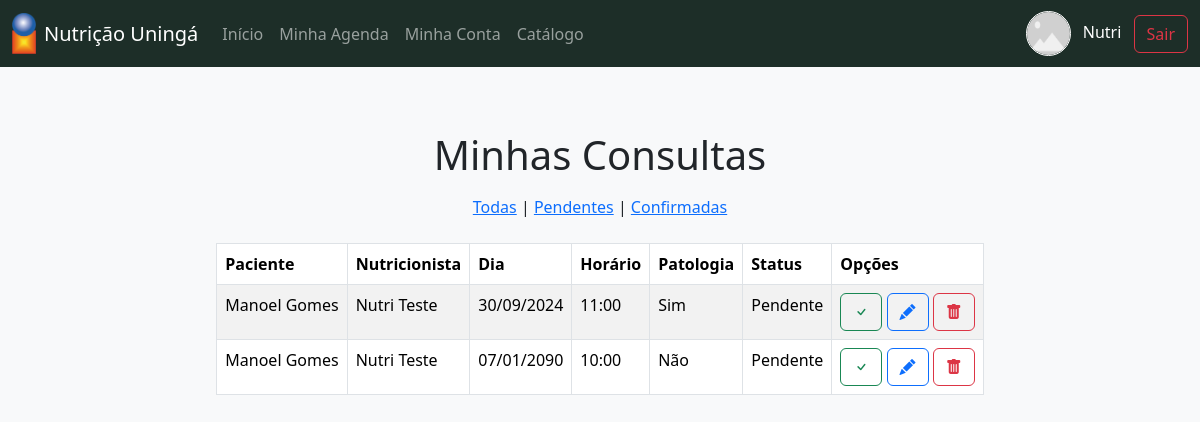
Page /agendamento/nutricionista/minha_agenda/ (signed in) on the earlier database version.
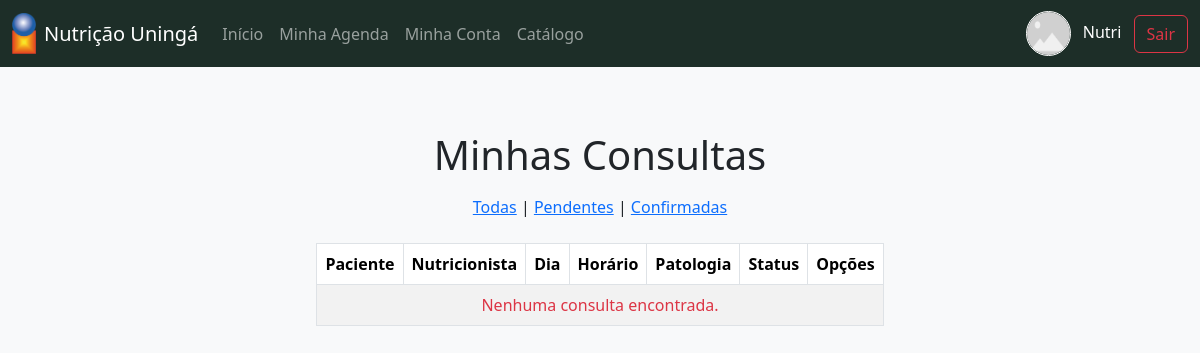
Same page on the later database version.
### login/models.py (models this page shows, shortened)
class User(AbstractUser):
    is_cliente = models.BooleanField(default=False)
    is_nutricionista = models.BooleanField(default=False)
    username = models.CharField(unique=True, max_length=50, null=True, blank=True)
    email = models.EmailField(unique=True)
    foto = models.ImageField(null=True, blank=True, upload_to="foto_usuario/")
    data_nascimento = models.DateField(null=False, blank=False, default='2000-01-01')
    USERNAME_FIELD = 'email'
    REQUIRED_FIELDS = ['username', 'first_name', 'last_name']
    class Meta:
        verbose_name = 'Usuario'
        verbose_name_plural = 'Usuarios'
        permissions = [
            ("cliente", "Pode visitar sua pagina de cliente"),
            ("nutricionista", "Pode visitar sua pagina de nutricionista"),
        ]

class Cliente(models.Model):
    user = models.OneToOneField(User, on_delete=models.CASCADE)
    class Meta:
        verbose_name = 'Cliente'
        verbose_name_plural = 'Clientes'
    def __str__(self):
        return f'{self.user.first_name} {self.user.last_name}'

class Nutricionista(models.Model):
    user = models.OneToOneField(User, on_delete=models.CASCADE)
    class Meta:
        verbose_name = 'Nutricionista'
        verbose_name_plural = 'Nutricionistas'
    def __str__(self):
        return f'{self.user.first_name} {self.user.last_name}'

### agendamento/models.py (models this page shows)
class Agendamento(models.Model):
    cliente = ForeignKey(Cliente, on_delete=models.CASCADE, related_name='agendamento', default=1)
    nutricionista = ForeignKey(Nutricionista, on_delete=models.CASCADE,  related_name='agendamento', default=1)
    dia = models.DateField()
    horario = models.TimeField()
    status = models.CharField(max_length=20, choices=[
        ('Pendente', 'Pendente'),
        ('Confirmado', 'Confirmado'),
        ('Cancelado', 'Cancelado')
        ],
        default='Pendente',
    )
    tem_patologia = models.BooleanField(default=False)
    class Meta:
        verbose_name = "Agendamento"
        verbose_name_plural = "Agendamentos"

### agendamento/views.py (the view)
# urls.py: path('nutricionista/minha_agenda/', views.minha_agenda, name='minha_agenda'),
@login_required
@permission_required('login.nutricionista')
def minha_agenda(request):
    status_filtro = request.GET.get('status')
    if status_filtro:
        consultas = Agendamento.objects.filter(
            status=status_filtro,
            nutricionista=request.user.nutricionista
        )
    else:
        consultas = Agendamento.objects.filter(
            nutricionista=request.user.nutricionista
        ).order_by('dia')
    return render(
        request,
        'agendamento/nutricionista/minha_agenda.html',
        {'consultas': consultas}
    )

### agendamento/templates/agendamento/nutricionista/minha_agenda.html (shortened to what this page needs)
{% extends "base_nutricionista.html" %}
{% load static %}
{% block styles %}
    <link rel="stylesheet" href="{% static "css/agendamento/pagina_inicial.css" %}">
{% endblock styles %}
{% block conteudo %}
    <main class="container d-flex flex-column align-items-center gap-2" style="margin-top: 4rem;">
        <h1>Minhas Consultas</h1>
        <div>
            <a href="?">Todas</a> |
            <a href="?status=Pendente">Pendentes</a> |
            <a href="?status=Confirmado">Confirmadas</a>
        </div>
        {% include "partials/agendamento/nutricionista/tabela_consultas.html" %}
    </main>
{% endblock conteudo %}

### agendamento/templates/base_nutricionista.html (shortened to what this page needs)
{% load static %}
<!doctype html>
<html lang="pt-br">
    <head>
        <link href="https://cdn.jsdelivr.net/npm/bootstrap@5.3.3/dist/css/bootstrap.min.css" rel="stylesheet">
        <link rel="stylesheet" href="https://cdn.jsdelivr.net/npm/bootstrap-icons@1.11.3/font/bootstrap-icons.min.css">
        <link rel="stylesheet" href="{% static "css/style.css" %}">
        <link rel="stylesheet" href="{% static "css/header.css" %}">
        {% block styles %}{% endblock styles %}
    </head>
    <body class="bg-light">
        {% include "partials/agendamento/header_nutricionista.html" %}
        {% block conteudo %}{% endblock conteudo %}
    </body>
</html>

### agendamento/templates/partials/agendamento/header_nutricionista.html (shortened to what this page needs)
{% load static %}
<header class="header-principal">
    <nav class="nav-principal navbar navbar-expand-lg" data-bs-theme="dark">
        <div class="container-fluid">
            <a class="navbar-brand d-flex justify-content-center align-items-center gap-2" href="{% url "home" %}">
                <img src="{% static "img/logo_uninga.png" %}" width="24px" alt="Logo Uningá">
                Nutrição Uningá
            </a>
            <div class="collapse navbar-collapse" id="navbarSupportedContent">
                <ul class="navbar-nav me-auto mb-2 mb-lg-0">
                    <li class="nav-item">
                        <a class="nav-link" href="{% url "pagina_nutricionista" %}">Início</a>
                    </li>
                    <li class="nav-item">
                        <a class="nav-link" href="{% url "minha_agenda" %}">Minha Agenda</a>
                    </li>
                    <li class="nav-item">
                        <a class="nav-link" href="{% url "minha_conta" %}">Minha Conta</a>
                    </li>
                    <li class="nav-item">
                        <a class="nav-link" href="{% url "catalogo" %}">Catálogo</a>
                    </li>
                </ul>
                {% include "partials/usuario.html" %}
            </div>
        </div>
    </nav>
</header>

### catalogo/templates/partials/usuario.html
{% load static %}
{% if user.is_authenticated %}
    <div class="text-end">
        {% if user.is_cliente %}
            <a class="text-white mx-2 text-decoration-none" href="{% url 'pagina_cliente' %}">
                {% if user.foto %}
                    <img
                        class="imagem-usuario mx-2"
                        src="{{user.foto.url}}"
                        alt="foto de {{user.first_name}}"
                    >
                {% else %}
                    <img
                        class="imagem-usuario mx-2"
                        src="{% static "img/placeholder.png" %}"
                        alt="Placeholder"
                    >
                {% endif %}
                <span>{{user.first_name}}</span>
            </a>
        {% elif user.is_nutricionista %}
            <a class="text-white mx-2 text-decoration-none" href="{% url 'pagina_nutricionista' %}">
                {% if user.foto %}
                    <img
                        class="imagem-usuario mx-2"
                        src="{{user.foto.url}}"
                        alt="foto de {{user.first_name}}"
                    >
                {% else %}
                    <img
                        class="imagem-usuario mx-2"
                        src="{% static "img/placeholder.png" %}"
                        alt="Placeholder"
                    >
                {% endif %}
                <span>{{user.first_name}}</span>
            </a>
        {% else %}
            <span class="text-white">
                Administrador
            </span>
        {% endif %}
        <a class="btn btn-outline-danger" href="{% url 'logout' %}">
            Sair
        </a>
    </div>
{% else %}
    <div class="text-end">
        <a class="btn btn-outline-light" href="{% url "tipo_login" %}">Entrar</a>
    </div>
{% endif %}

### agendamento/templates/partials/agendamento/nutricionista/tabela_consultas.html
<div class="table-responsive mt-3">
    <table class="table table-bordered table-striped">
        <thead>
            <tr>
                <th>Paciente</th>
                <th>Nutricionista</th>
                <th>Dia</th>
                <th>Horário</th>
                <th>Patologia</th>
                <th>Status</th>
                <th>Opções</th>
            </tr>
        </thead>
        <tbody>
            {% for consulta in consultas %}
                <tr>
                    <td>{{ consulta.cliente }}</td>
                    <td>{{ consulta.nutricionista }}</td>
                    <td>{{ consulta.dia|date:"d/m/Y" }}</td>
                    <td>{{ consulta.horario }}</td>
                    <td>
                        {% if consulta.tem_patologia %}
                            Sim
                        {% else %}
                            Não
                        {% endif %}
                    </td>
                    <td>{{ consulta.status }}</td>
                    <td>
                        {% if consulta.status != 'Confirmado' %}
                            <a class="btn btn-outline-success" href="{% url 'aceitar_consulta' consulta.id %}">
                                <i class="bi bi-check"></i>
                            </a>
                        {% endif %}
                        <a class="btn btn-outline-primary" href="">
                            <i class="bi bi-pencil-fill"></i>
                        </a>
                        <a class="btn btn-outline-danger"
                            href="{% url 'cancelar_consulta' consulta.id %}"
                            onclick="return confirm('Tem certeza que deseja cancelar esta consulta?')">
                            <i class="bi bi-trash-fill"></i>
                        </a>
                    </td>
                </tr>
            {% empty %}
                <tr>
                    <td colspan="7" class="text-center text-danger">
                        Nenhuma consulta encontrada.
                    </td>
                </tr>
            {% endfor %}
        </tbody>
    </table>
</div>

### catalogo/static/css/style.css (style rules this page uses)
:root { --cor-primaria: #1d2e28; --fonte-titulo: "Arvo", serif; }

### catalogo/static/css/header.css (style rules this page uses)
.header-principal { background-color: var(--cor-primaria); }
.imagem-usuario { width: 2.8rem; height: 2.8rem; border-radius: 50%; border: 1px solid white; }

Differences in the rows shown:
removed Agendamento: cliente "Manoel Gomes", nutricionista "Nutri Teste", dia "30/09/2024", horario "11:00", tem_patologia "Sim", status "Pendente"
removed Agendamento: cliente "Manoel Gomes", nutricionista "Nutri Teste", dia "07/01/2090", horario "10:00", tem_patologia "Não", status "Pendente"
Other differences:
text now shown: "Nenhuma consulta encontrada."
